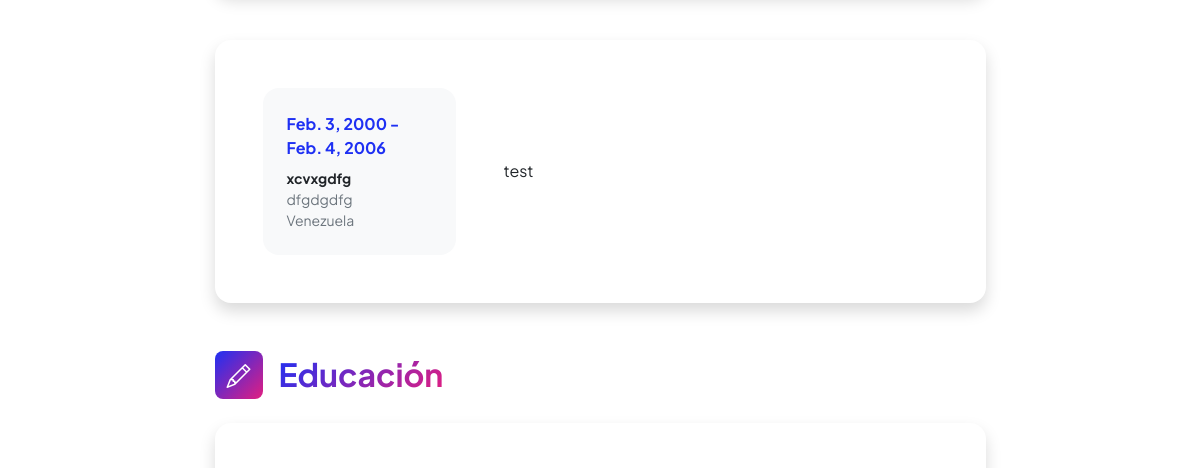
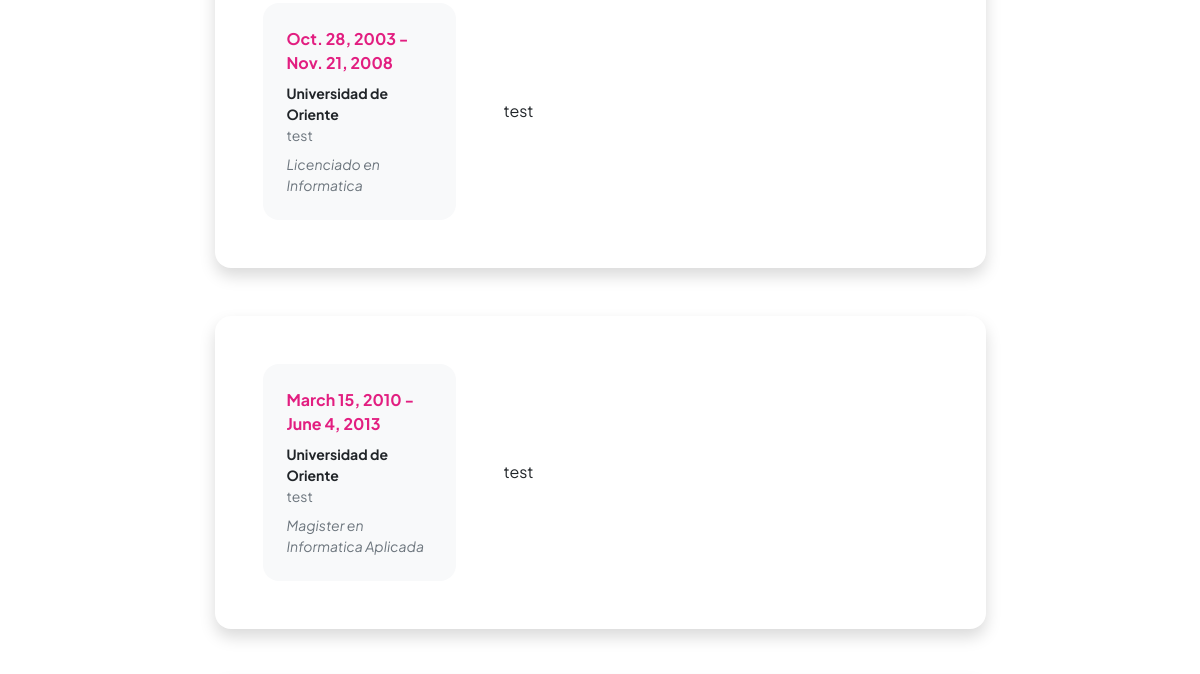
Page /AppCurriculum/ (middle part) on the earlier database version (2 pictures, top to bottom).
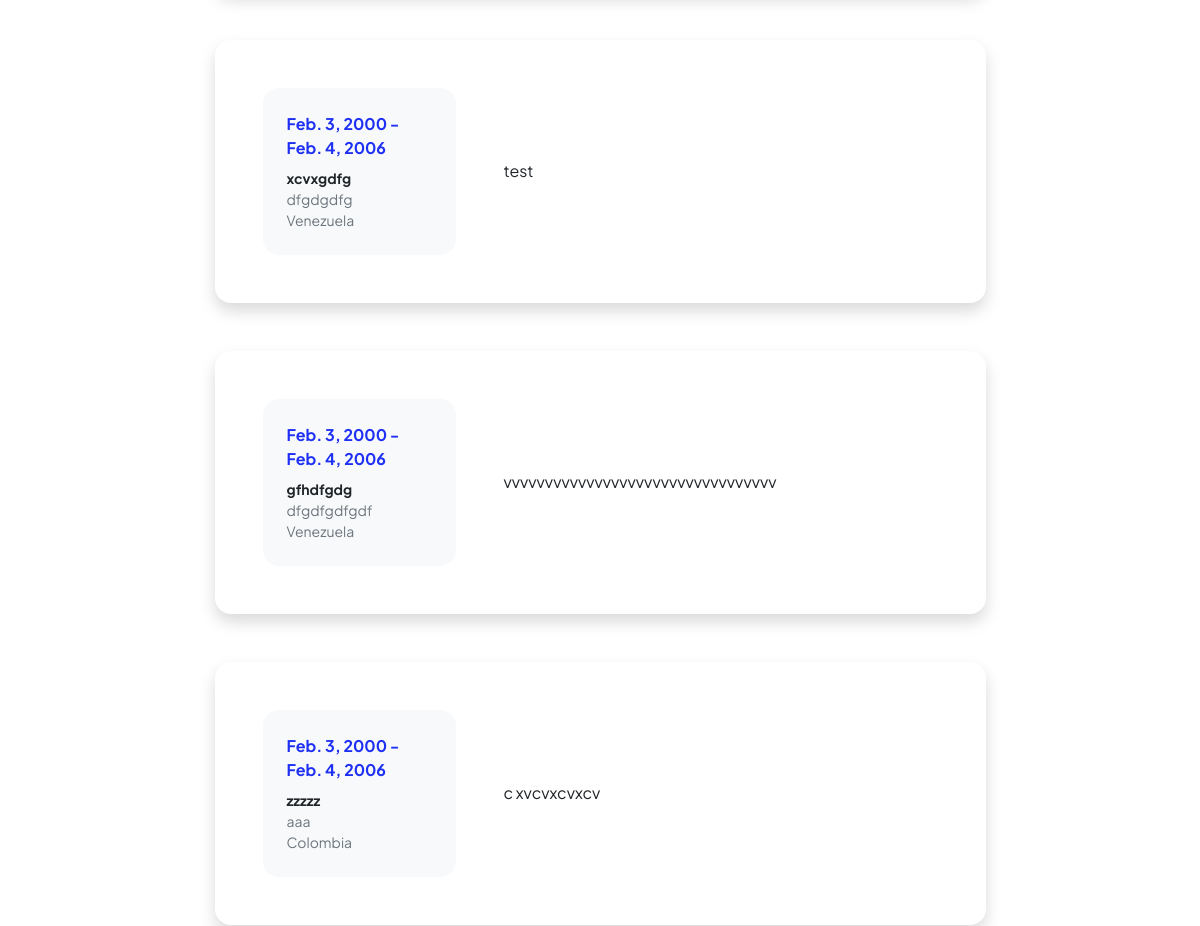
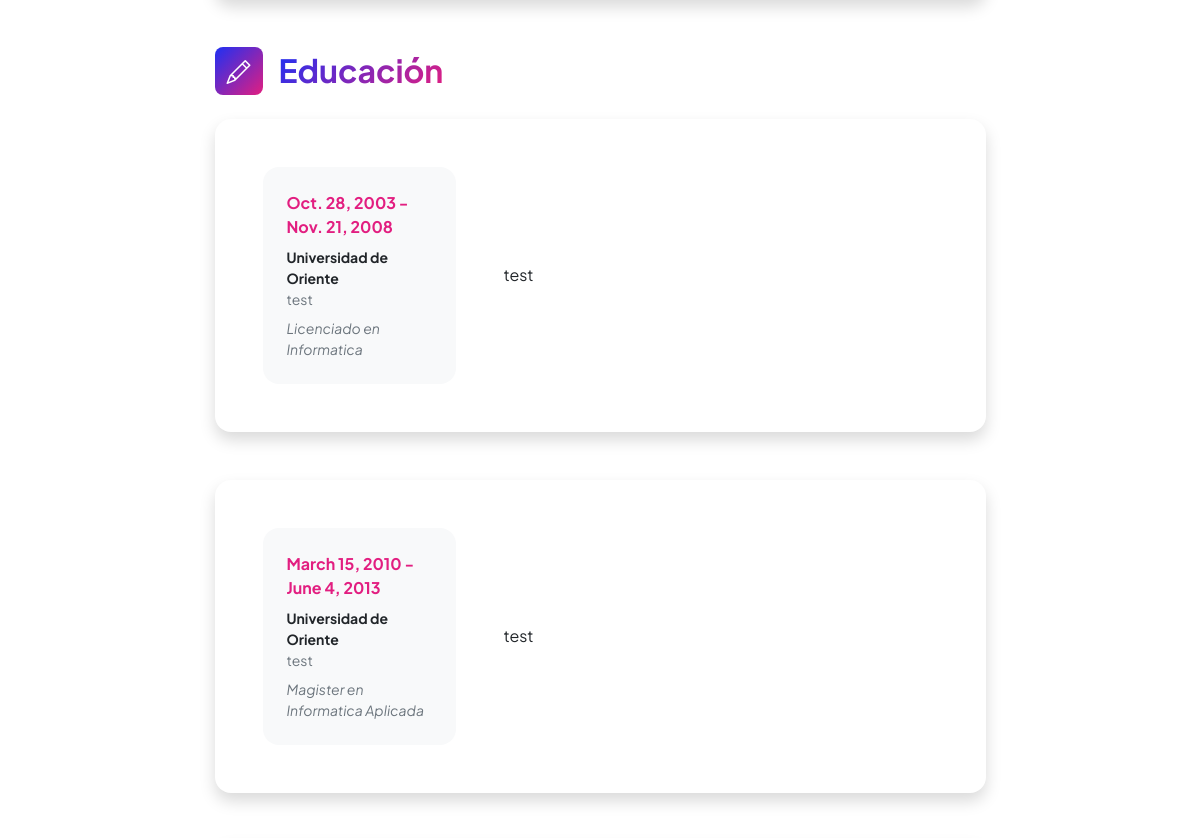
Same page on the later database version (2 pictures, top to bottom).
### AppCurriculum/models.py (models this page shows, shortened)
class ExperienciaLaboral(models.Model):
    cargo = models.CharField(max_length=100)
    empresa = models.CharField(max_length=100)
    periodo_inicio = models.DateField()
    periodo_fin = models.DateField(null=True, blank=True)
    description = models.CharField(max_length=1000)
    pais = models.CharField(max_length=50)

class Educacion(models.Model):
    institucion = models.CharField(max_length=100)
    titulo = models.CharField(max_length=100)
    description = models.CharField(max_length=1000)
    pais = models.CharField(max_length=50)
    periodo_inicio = models.DateField()
    periodo_fin = models.DateField(null=True, blank=True)

### AppCurriculum/views.py (the view)
# urls.py: path('',views.home,name="Home"),
def home(request):
    experiencias = ExperienciaLaboral.objects.all()
    estudios = Educacion.objects.all()
    idiomas = Idiomas.objects.all()
    return render(request,"AppCurriculum/home.html",{"experiencias":experiencias,"estudios":estudios,"idiomas":idiomas})

### AppCurriculum/templates/AppCurriculum/home.html (shortened to what this page needs)
{% extends "AppCurriculum/template.html" %}
{% load static %}
{% block datosDinamicos %}
<div class="container px-5 my-5">
    <div class="row gx-5 justify-content-center">
        <div class="col-lg-11 col-xl-9 col-xxl-8">
            <section>
                {% for exp in experiencias %}
                <div class="card shadow border-0 rounded-4 mb-5">
                    <div class="card-body p-5">
                        <div class="row align-items-center gx-5">
                            <div class="col text-center text-lg-start mb-4 mb-lg-0">
                                <div class="bg-light p-4 rounded-4">
                                    <div class="text-primary fw-bolder mb-2">{{exp.periodo_inicio}} - {{exp.periodo_fin}}</div>
                                    <div class="small fw-bolder">{{exp.cargo}}</div>
                                    <div class="small text-muted">{{exp.empresa}}</div>
                                    <div class="small text-muted">{{exp.pais}}</div>
                                </div>
                            </div>
                            <div class="col-lg-8"><div>{{exp.description}}</div></div>
                        </div>
                    </div>
                </div>
                {% endfor%}
            </section>
            <section>
                <div class="d-flex align-items-center mb-4">
                    <div class="feature bg-primary bg-gradient-primary-to-secondary text-white rounded-3 me-3"><i class="bi bi-pencil"></i></div>
                    <h2 class="fw-bolder mb-0"><span class="text-gradient d-inline">Educación</span></h2>
                </div>
                {% for est in estudios %}
                <div class="card shadow border-0 rounded-4 mb-5">
                    <div class="card-body p-5">
                        <div class="row align-items-center gx-5">
                            <div class="col text-center text-lg-start mb-4 mb-lg-0">
                                <div class="bg-light p-4 rounded-4">
                                    <div class="text-secondary fw-bolder mb-2">{{est.periodo_inicio}} - {{est.periodo_fin}}</div>
                                    <div class="mb-2">
                                        <div class="small fw-bolder">{{est.institucion}}</div>
                                        <div class="small text-muted">{{est.pais}}</div>
                                    </div>
                                    <div class="fst-italic">
                                        <div class="small text-muted">{{est.titulo}}</div>
                                    </div>
                                </div>
                            </div>
                            <div class="col-lg-8"><div>{{est.description}}</div></div>
                        </div>
                    </div>
                </div>
                {% endfor%}
            </section>
        </div>
    </div>
</div>
{% endblock %}

Differences in the rows shown:
added ExperienciaLaboral: periodo_inicio "Feb. 3, 2000", periodo_fin "Feb. 4, 2006", cargo "gfhdfgdg", empresa "dfgdfgdfgdf", pais "Venezuela", description "vvvvvvvvvvvvvvvvvvvvvvvvvvvvvvvvv"
added ExperienciaLaboral: periodo_inicio "Feb. 3, 2000", periodo_fin "Feb. 4, 2006", cargo "zzzzz", empresa "aaa", pais "Colombia", description "c xvcvxcvxcv"
